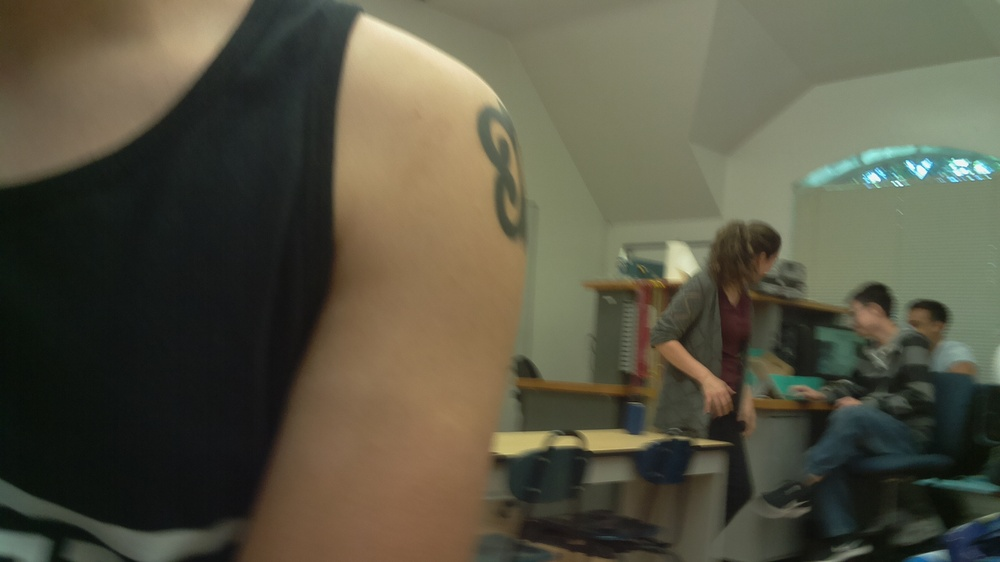
#> input picture PathFindingAndTracking/Worksheet3_OpenCV/Basha.jpg, 1000 x 562 px, shrunk from 1920 x 1080 before the run, found by its file name
$ python imageTutorial.py
#> lines starting #> are read from the running program, lines starting #| are printed output that depends on the picture
# Getting Started with Images
# Using OpenCV
# Courtney Banh, Nick Vaughn

import numpy as np
import cv2

####### Read an image #######

# Load a color image in grayscale
img = cv2.imread('/home/pi/Desktop/Basha.jpg',0)
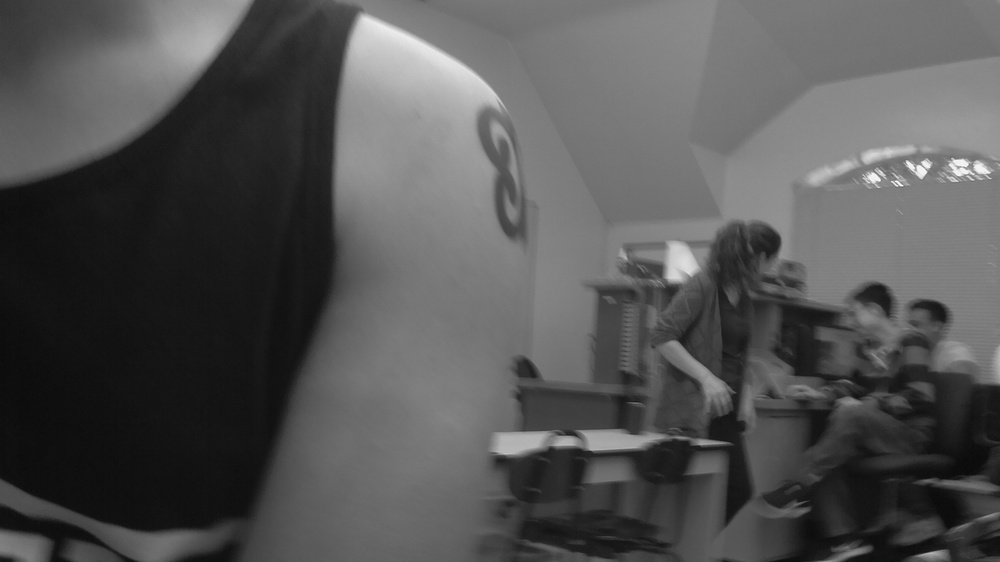
#> img: shape (562, 1000); min 10, max 251, mean 83.7
# [7 lines of commented-out code are left out]

cv2.namedWindow('Resizable Basha', cv2.WINDOW_NORMAL)
cv2.imshow('Resizable Basha',img)
cv2.waitKey(0)
cv2.destroyAllWindows()

####### Write an image #######

cv2.imwrite('BashaGray.png',img)

$ run again, with PathFindingAndTracking/Worksheet3_OpenCV/BTS_headshot2.jpg copied over PathFindingAndTracking/Worksheet3_OpenCV/Basha.jpg
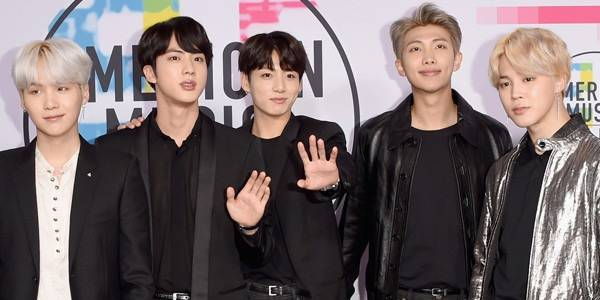
#> input picture PathFindingAndTracking/Worksheet3_OpenCV/BTS_headshot2.jpg, 600 x 300 px, found by its file name
#> `img = cv2.imread('/home/pi/Desktop/Basha.jpg',0)`:
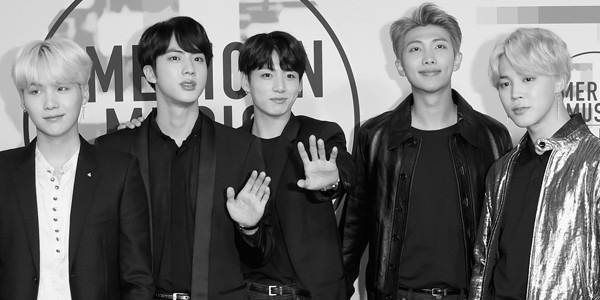
#> img: shape (300, 600); min 0, max 255, mean 109.6
